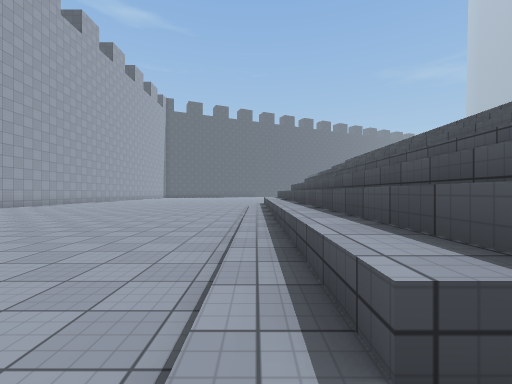
view 1 (above)

20 first-person views from a walk through a scene from a Unity 3-D project. The camera is 1.4 m above the floor, looks level and sees 90° across. The floor is counted in squares, 2 m on a side. Each view is taken from the middle of a square. On the plan, view 1 faces up. The plan holds only what a view shows up to about 9 squares ahead; the rest is blank. The place goes on beyond the plan. The player character is not drawn. Surface patterns are stand-ins for the level's own textures.

view 2
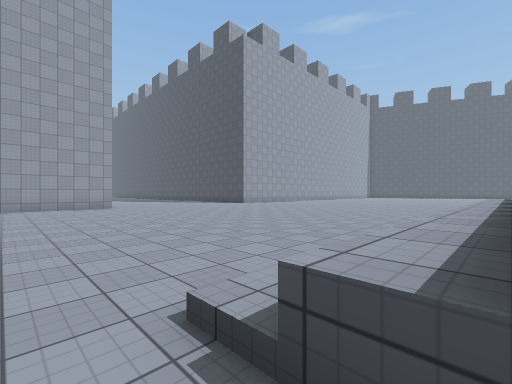

view 3
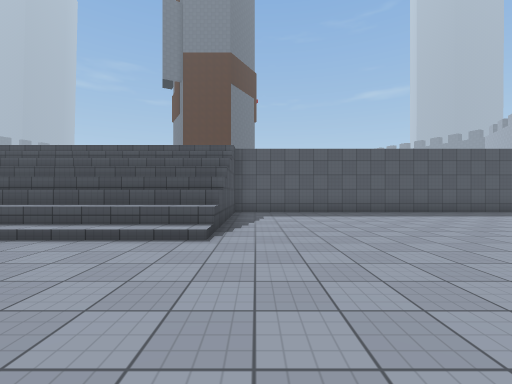

view 4
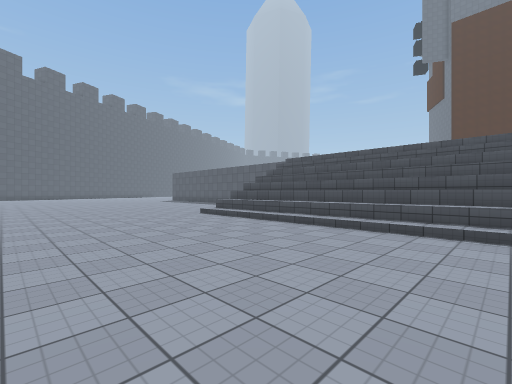

view 5
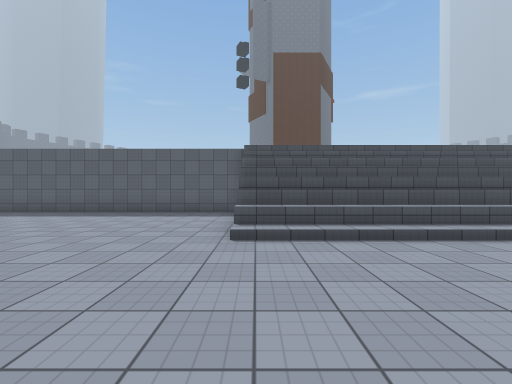

view 6
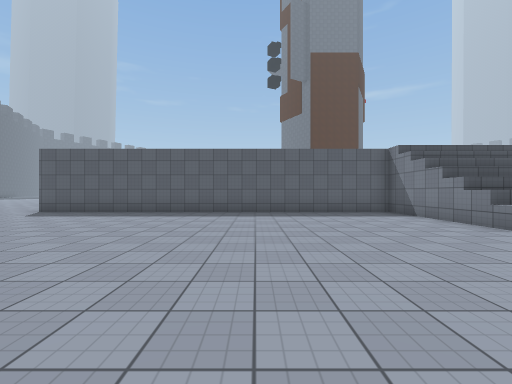

view 7
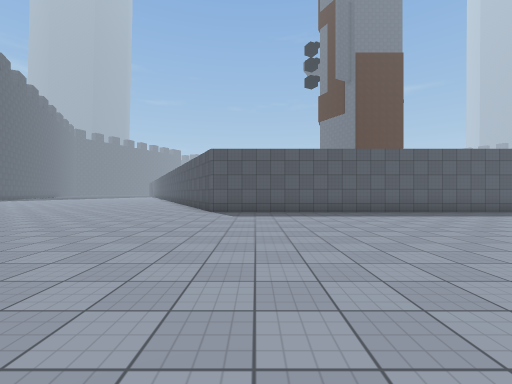

view 8
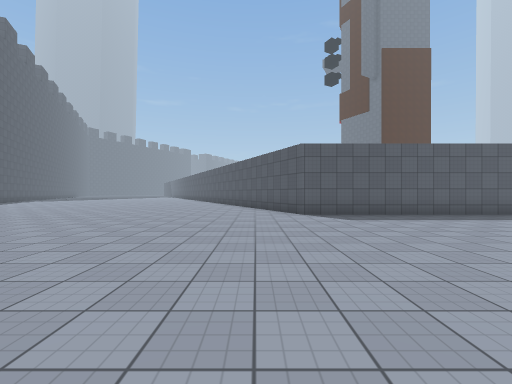

view 9
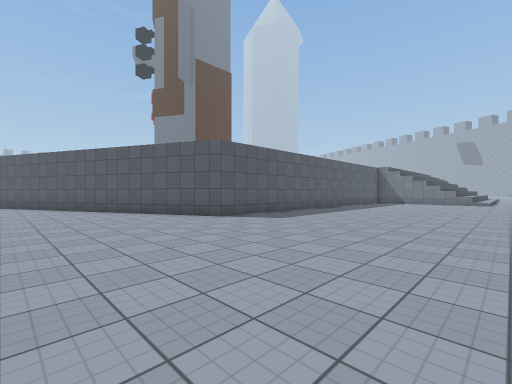

view 10
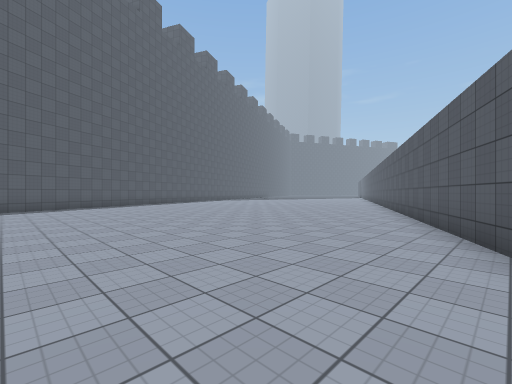

view 11
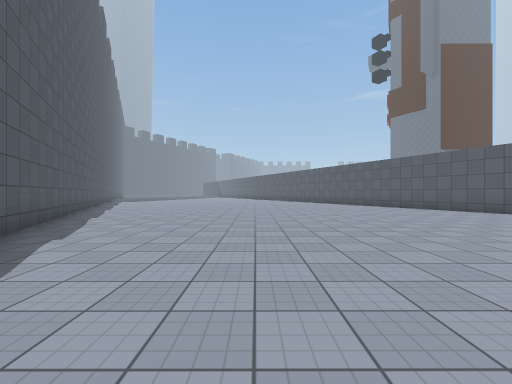

view 12
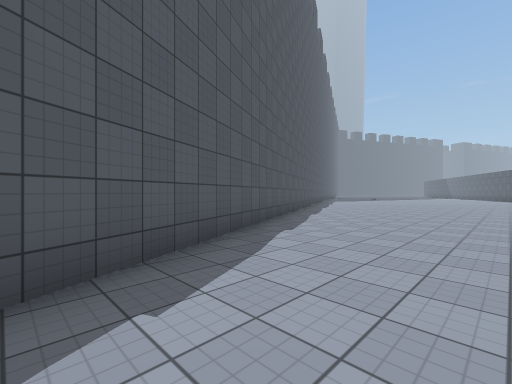

view 13
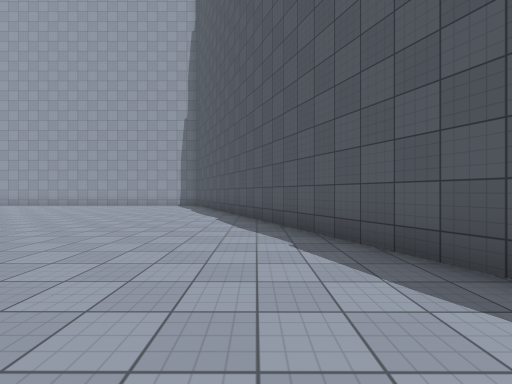

view 14
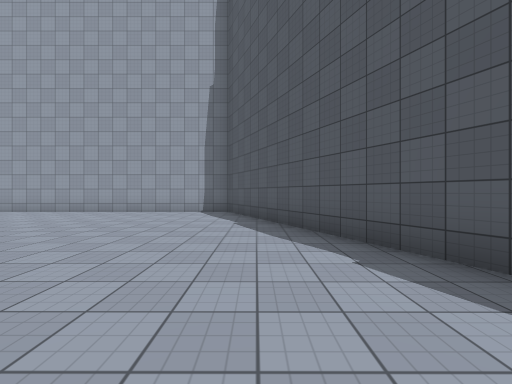

view 15
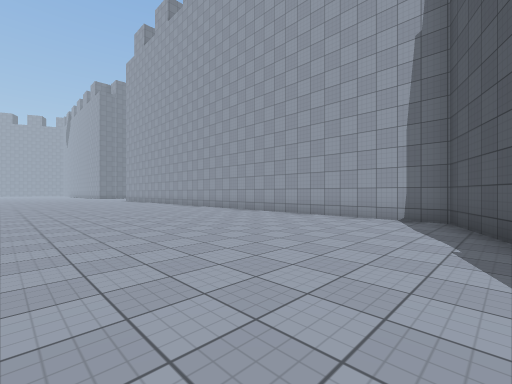

view 16
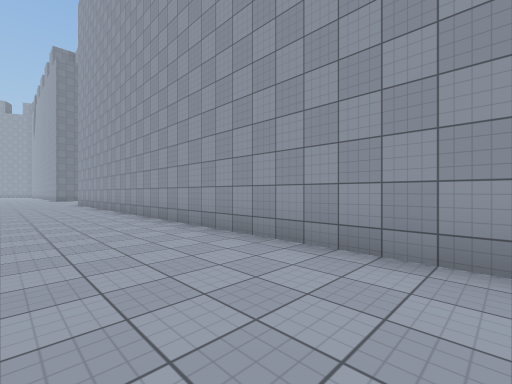

view 17
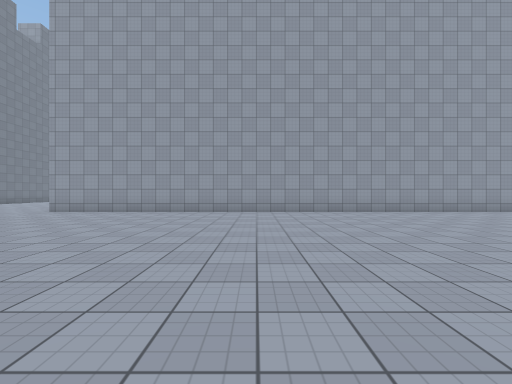

view 18
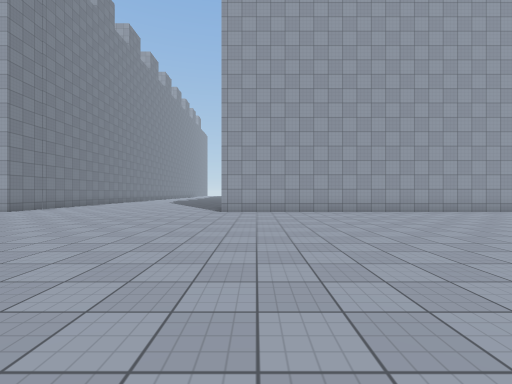

view 19
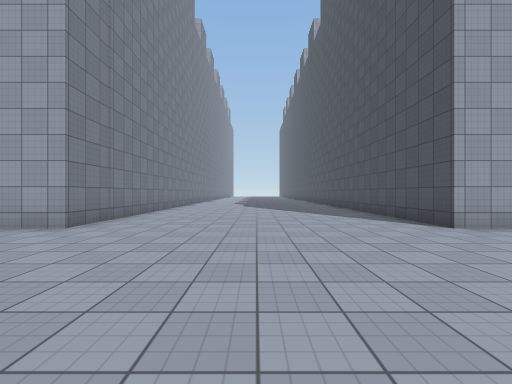

view 20
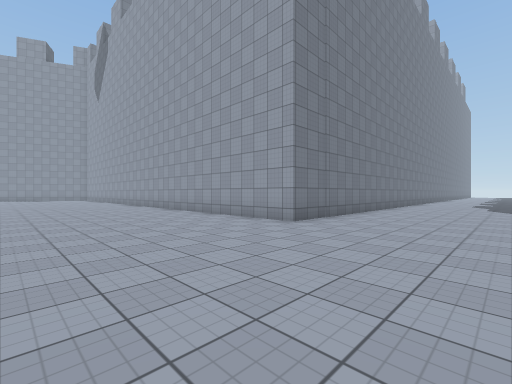

### Floor plan
Key: @ floor where view 1 was taken; # wall or solid block; . main floor; : floor 0.25 m higher than the main floor; ^ raised ledge.
Columns run from 15 left of view 1 to 10 right of it. Each row starts with its distance up from view 1.
 40                      ##
 39                    ###.
 38                  ###...
 37                ###.....
 36              ###........
 35            ###...........
 34         ####..............
 33       ###.................
 32     ###.................
 31     #....................
 30     #.........  ..........
 29     #........ ............
 28     #.......  ............
 27     #....... ............#
 26     #..................###
 25     #....... ........###
 24     #...............##
 23     #...............#
 22     #...............#
 21     #....... .......#
 20     #.......  ......#
 19     #...............#
 18     #...............#
 17     #...............#
 16     #...............#
 15     #...............#
 14     #...............#
 13     #...............#
 12     #..........:^####
 11 #####..........:^#
 10 ...............:^^
  9 ...............:^^
  8 ...............:^^
  7 ...............:^^
  6 ...............:^^
  5 ...............:^^
  4 ...............:^^
  3 #####..........:^^
  2     #..........:^#
  1     #..........:^####
  0     #..........@....#
 -1     #.....  ........#
 -2      .....   .......#
 -3       ....    ......#
 -4        ...     .....#
 -5         ..      ....#
 -6                  ...#
 -7                   ..#
 -8                    .#

Where each view was taken, in squares from view 1:
view 1: 0 up, 0 right, facing up
view 2: 0 up, 1 right, facing up-left
view 3: 0 up, 4 left, facing right
view 4: 5 up, 5 left, facing up-right
view 5: 12 up, 4 left, facing right
view 6: 17 up, 4 left, facing right
view 7: 23 up, 4 left, facing right
view 8: 26 up, 3 left, facing right
view 9: 29 up, 1 left, facing down-right
view 10: 25 up, 2 right, facing up-right
view 11: 33 up, 2 left, facing right
view 12: 33 up, 2 left, facing up-right
view 13: 34 up, 2 right, facing left
view 14: 32 up, 2 left, facing left
view 15: 32 up, 4 left, facing down-left
view 16: 27 up, 8 left, facing down-left
view 17: 18 up, 2 left, facing left
view 18: 12 up, 2 left, facing left
view 19: 7 up, 6 left, facing left
view 20: 7 up, 6 left, facing down-left
